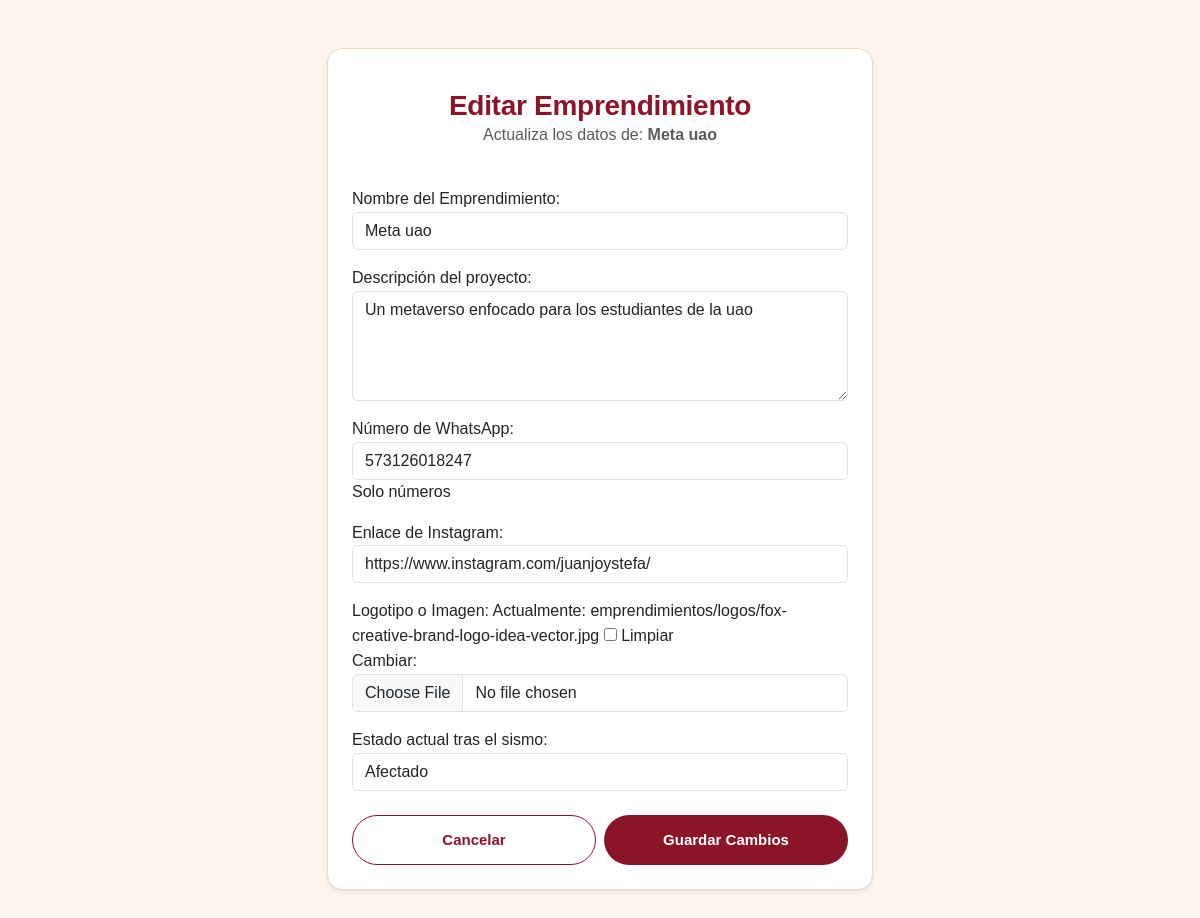
Page /emprendimientos/editar/5/?next=/panel/emprendimientos/ (signed in) on the committed database.
### modulos/emprendimientos/models.py (models this page shows, shortened)
class Emprendimiento(models.Model):
    ESTADOS = (
        ('pendiente', 'Pendiente'),
        ('activo', 'Activo'),
        ('rechazado', 'Rechazado'),
    )
    ESTADOS_TERREMOTO = (
        ('afectado', 'Afectado'),
        ('no_afectado', 'No afectado'),
    )
    idEmprendimiento = models.AutoField(primary_key=True)
    nombre = models.CharField(max_length=100)
    descripcion = models.TextField(blank=True, null=True, max_length=1000) # Para que el admin sepa de qué trata
    creador = models.ForeignKey(User, on_delete=models.SET_NULL, null=True, blank=True, related_name="emprendimientos")
    estado = models.CharField(max_length=20, choices=ESTADOS, default='pendiente')
    estado_terremoto = models.CharField(max_length=20, choices=ESTADOS_TERREMOTO, default='no_afectado')
    fecha_creacion = models.DateTimeField(auto_now_add=True)
    link_whatsapp = models.CharField(max_length=20, blank=True, null=True, help_text="Solo números")
    link_instagram = models.URLField(blank=True, null=True)
    logo = models.ImageField(upload_to='emprendimientos/logos/', null=True, blank=True)
    totalVistas = models.IntegerField(default=0)
    vistas_wa = models.IntegerField(default=0)
    vistas_ig = models.IntegerField(default=0)
    vistas_web = models.IntegerField(default=0)
    color_principal = models.CharField(max_length=7, default='#8A1428') # Rojo UAO por defecto
    color_fondo = models.CharField(max_length=7, default='#f8f9fa')     # Gris muy claro por defecto

### modulos/emprendimientos/views.py (the view)
# urls.py: path("emprendimientos/editar/<int:id>/", views.editar_emprendimiento, name="editar_emprendimiento"),
@login_required
def editar_emprendimiento(request, id):
    emprendimiento = get_object_or_404(Emprendimiento, idEmprendimiento=id)
    if request.user != emprendimiento.creador and request.user.perfil.rol != 'admin':
        return redirect('perfil')
    url_retorno = request.GET.get('next', 'perfil')
    if request.method == "POST":
        form = EmprendimientoForm(request.POST, request.FILES, instance=emprendimiento)
        if form.is_valid():
            form.save()
            if url_retorno.startswith('/'):
                return redirect(url_retorno)
            return redirect(url_retorno)
    else:
        form = EmprendimientoForm(instance=emprendimiento)
    return render(request, "emprendimientos/editar_emprendimiento.html", {
        "form": form,
        "emprendimiento": emprendimiento,
        "url_retorno": url_retorno
    })

### templates/emprendimientos/editar_emprendimiento.html (shortened to what this page needs)
{% load static %}
<!DOCTYPE html>
<html lang="es">
<head>
    <link href="https://cdn.jsdelivr.net/npm/bootstrap@5.3.0/dist/css/bootstrap.min.css" rel="stylesheet">
    <link rel="stylesheet" href="{% static 'css/stylesLanding.css' %}">
</head>
<body class="d-flex align-items-center" style="min-height: 100vh; background-color: var(--hueso);">
    <div class="container py-5">
        <div class="row justify-content-center">
            <div class="col-md-6">
                <div class="card shadow-sm p-4" style="border-radius: 15px; border: 1px solid var(--borde);">
                    <div class="text-center mb-4">
                        <h3 class="mt-3" style="color: var(--tinta);">Editar Emprendimiento</h3>
                        <p class="text-muted">Actualiza los datos de: <b>{{ emprendimiento.nombre }}</b></p>
                    </div>
                    <form method="POST" action="{% url 'editar_emprendimiento' emprendimiento.idEmprendimiento %}?next={{ url_retorno }}" enctype="multipart/form-data">
                        {{ form.as_p }}
                        <div class="d-flex gap-2 mt-4">
                            <a href="{% if '/' in url_retorno %}{{ url_retorno }}{% else %}{% url 'perfil' %}{% endif %}" class="btn btn-outline w-50 justify-content-center"  style="border-radius: 999px;">
                            Cancelar
                            </a>
                            <button type="submit" class="btn w-50 justify-content-center" style="background-color: var(--tinta); color: white; border-radius: 999px;">
                                Guardar Cambios
                            </button>
                        </div>
                    </form>
                </div>
            </div>
        </div>
    </div>
</body>
</html>

### static/css/stylesLanding.css (style rules this page uses)
:root { --rojo: #FF051E; --rojo-oscuro: #AC0B32; --tinta: #8A1428; --hueso: #FBF5EC; --niebla: #F3E9DC; --chispa: #FE9800; --texto-suave: #7a6f67; --borde: #EAD9C9; --radio: 10px; --maxw: 1180px; }
* { box-sizing: border-box; }
html { scroll-behavior: smooth; }
body { margin: 0; background: var(--hueso); color: var(--tinta); font-family: 'DM Sans', sans-serif; font-weight: 400; font-size: 16px; line-height: 1.55; -webkit-font-smoothing: antialiased; }
h1, h2, h3, h4 { font-family: 'DM Sans', sans-serif; font-weight: 800; margin: 0; letter-spacing: -0.01em; }
a { color: inherit; text-decoration: none; }
.btn { padding: 13px 24px; border-radius: 999px; font-weight: 600; font-size: 15px; display: inline-flex; align-items: center; gap: 8px; border: 1px solid transparent; transition: transform .15s ease, background .15s ease; }
.btn-outline { border-color: var(--tinta); color: var(--tinta); }

### rows in the picture
Emprendimiento: nombre "Meta uao", descripcion "Un metaverso enfocado para los estudiantes de la uao", link_whatsapp "573126018247", link_instagram "https://www.instagram.com/juanjoystefa/", estado_terremoto "Afectado"
